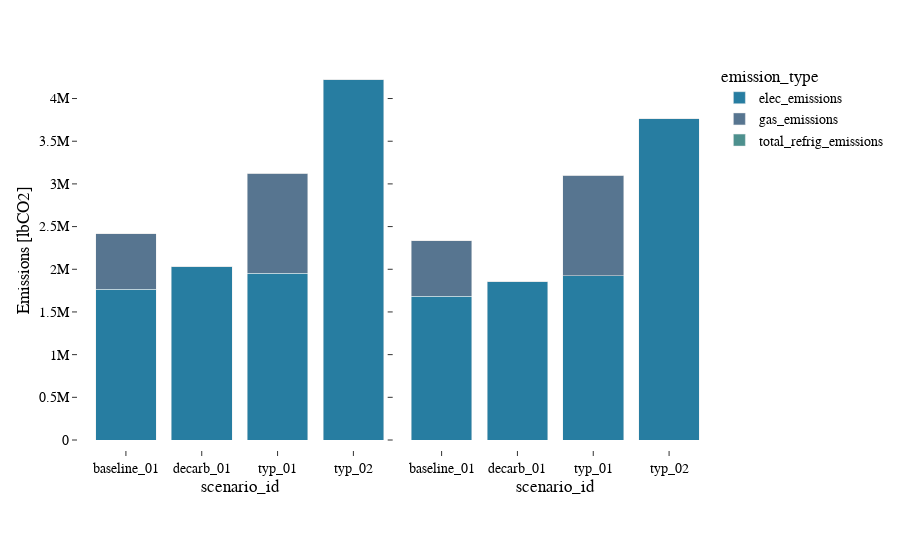

The cell this chart's notebook holds for it:
### Code cell
from src.visuals import plot_total_emissions_bar

df = source_energy.copy()

plot_total_emissions_bar(df, unit_mode="IP")

### Figure 1 — Plotly figure (JSON) as saved in the notebook; plotly's stock layout.template omitted (floating-point values rounded to 4 significant figures)
{"data": [{"hovertemplate": "emission_type=elec_emissions<br>year=2025<br>scenario_id=%{x}<br>emissions=%{y}<extra></extra>", "legendgroup": "elec_emissions", "marker": {"color": "#277da1", "pattern": {"shape": ""}}, "name": "elec_emissions", "orientation": "v", "showlegend": true, "textposition": "auto", "type": "bar", "x": ["baseline_01", "decarb_01", "typ_01", "typ_02"], "xaxis": "x", "y": [1767000.0, 2035000.0, 1953000.0, 4229000.0], "yaxis": "y"}, {"hovertemplate": "emission_type=elec_emissions<br>year=2030<br>scenario_id=%{x}<br>emissions=%{y}<extra></extra>", "legendgroup": "elec_emissions", "marker": {"color": "#277da1", "pattern": {"shape": ""}}, "name": "elec_emissions", "orientation": "v", "showlegend": false, "textposition": "auto", "type": "bar", "x": ["baseline_01", "decarb_01", "typ_01", "typ_02"], "xaxis": "x2", "y": [1683000.0, 1862000.0, 1926000.0, 3765000.0], "yaxis": "y2"}, {"hovertemplate": "emission_type=gas_emissions<br>year=2025<br>scenario_id=%{x}<br>emissions=%{y}<extra></extra>", "legendgroup": "gas_emissions", "marker": {"color": "#577590", "pattern": {"shape": ""}}, "name": "gas_emissions", "orientation": "v", "showlegend": true, "textposition": "auto", "type": "bar", "x": ["baseline_01", "decarb_01", "typ_01", "typ_02"], "xaxis": "x", "y": [648800.0, 0.0, 1174000.0, 0.0], "yaxis": "y"}, {"hovertemplate": "emission_type=gas_emissions<br>year=2030<br>scenario_id=%{x}<br>emissions=%{y}<extra></extra>", "legendgroup": "gas_emissions", "marker": {"color": "#577590", "pattern": {"shape": ""}}, "name": "gas_emissions", "orientation": "v", "showlegend": false, "textposition": "auto", "type": "bar", "x": ["baseline_01", "decarb_01", "typ_01", "typ_02"], "xaxis": "x2", "y": [648800.0, 0.0, 1174000.0, 0.0], "yaxis": "y2"}, {"hovertemplate": "emission_type=total_refrig_emissions<br>year=2025<br>scenario_id=%{x}<br>emissions=%{y}<extra></extra>", "legendgroup": "total_refrig_emissions", "marker": {"color": "#4d908e", "pattern": {"shape": ""}}, "name": "total_refrig_emissions", "orientation": "v", "showlegend": true, "textposition": "auto", "type": "bar", "x": ["baseline_01", "decarb_01", "typ_01", "typ_02"], "xaxis": "x", "y": [0.0, 0.0, 0.0, 0.0], "yaxis": "y"}, {"hovertemplate": "emission_type=total_refrig_emissions<br>year=2030<br>scenario_id=%{x}<br>emissions=%{y}<extra></extra>", "legendgroup": "total_refrig_emissions", "marker": {"color": "#4d908e", "pattern": {"shape": ""}}, "name": "total_refrig_emissions", "orientation": "v", "showlegend": false, "textposition": "auto", "type": "bar", "x": ["baseline_01", "decarb_01", "typ_01", "typ_02"], "xaxis": "x2", "y": [0.0, 0.0, 0.0, 0.0], "yaxis": "y2"}], "layout": {"annotations": [{"font": {"color": "gray", "size": 16}, "showarrow": false, "text": "Total Emissions by Equipment and Scenarios.", "x": 0, "xanchor": "left", "xref": "paper", "y": -0.4, "yanchor": "bottom", "yref": "paper"}, {"font": {"color": "gray", "size": 16}, "showarrow": false, "text": "Total Emissions by Equipment and Scenarios.", "x": 0, "xanchor": "left", "xref": "paper", "y": -0.4, "yanchor": "bottom", "yref": "paper"}], "barmode": "stack", "legend": {"title": {"text": "emission_type"}, "tracegroupgap": 0}, "margin": {"b": 120, "pad": 10, "t": 60}, "xaxis": {"anchor": "y", "domain": [0, 0.49], "title": {"text": "scenario_id"}}, "xaxis2": {"anchor": "y2", "domain": [0.51, 1], "matches": "x", "title": {"text": "scenario_id"}}, "yaxis": {"anchor": "x", "domain": [0, 1], "title": {"text": "Emissions [lbCO2]"}}, "yaxis2": {"anchor": "x2", "domain": [0, 1], "matches": "y", "showticklabels": false}}}
